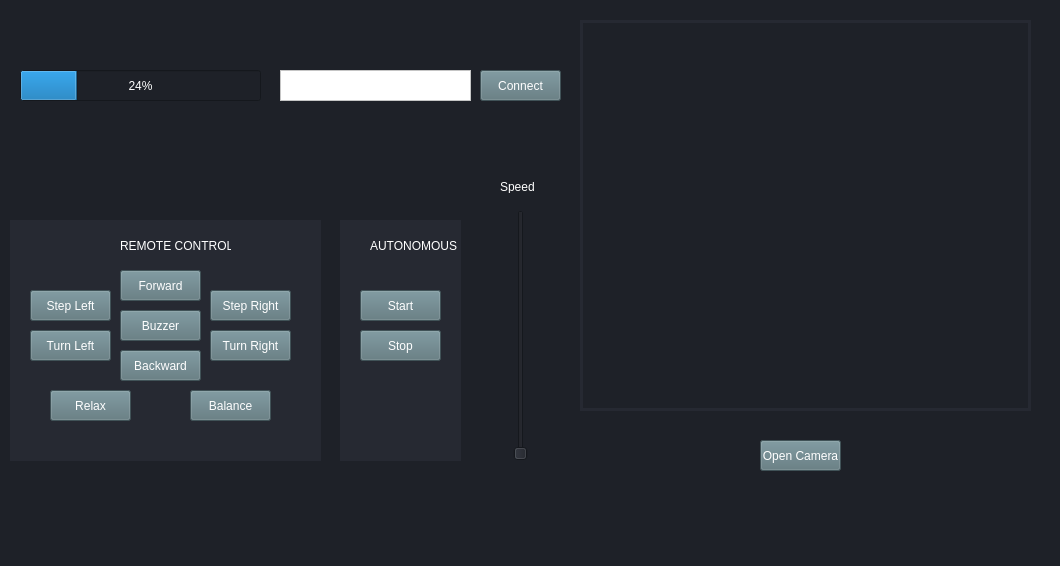
<?xml version="1.0" encoding="UTF-8"?>
<ui version="4.0">
 <class>MainWindow</class>
 <widget class="QMainWindow" name="MainWindow">
  <property name="geometry">
   <rect>
    <x>0</x>
    <y>0</y>
    <width>1060</width>
    <height>566</height>
   </rect>
  </property>
  <property name="windowTitle">
   <string>MainWindow</string>
  </property>
  <property name="styleSheet">
   <string notr="true">background: #1E2128;</string>
  </property>
  <widget class="QWidget" name="centralwidget">
   <widget class="QProgressBar" name="progressBar">
    <property name="geometry">
     <rect>
      <x>20</x>
      <y>70</y>
      <width>241</width>
      <height>31</height>
     </rect>
    </property>
    <property name="styleSheet">
     <string notr="true">color:white;</string>
    </property>
    <property name="value">
     <number>24</number>
    </property>
    <property name="textDirection">
     <enum>QProgressBar::BottomToTop</enum>
    </property>
   </widget>
   <widget class="QTextEdit" name="connectAddresInput">
    <property name="geometry">
     <rect>
      <x>280</x>
      <y>70</y>
      <width>191</width>
      <height>31</height>
     </rect>
    </property>
    <property name="styleSheet">
     <string notr="true">background: white;</string>
    </property>
   </widget>
   <widget class="QPushButton" name="connectButton">
    <property name="geometry">
     <rect>
      <x>480</x>
      <y>70</y>
      <width>81</width>
      <height>31</height>
     </rect>
    </property>
    <property name="styleSheet">
     <string notr="true">color:white;background: #59737A;</string>
    </property>
    <property name="text">
     <string>Connect</string>
    </property>
   </widget>
   <widget class="QSlider" name="verticalSlider">
    <property name="geometry">
     <rect>
      <x>510</x>
      <y>210</y>
      <width>22</width>
      <height>251</height>
     </rect>
    </property>
    <property name="orientation">
     <enum>Qt::Vertical</enum>
    </property>
   </widget>
   <widget class="QLabel" name="speedlabel">
    <property name="geometry">
     <rect>
      <x>500</x>
      <y>180</y>
      <width>47</width>
      <height>13</height>
     </rect>
    </property>
    <property name="styleSheet">
     <string notr="true">color:white;background: #1E2128;
border: none;</string>
    </property>
    <property name="text">
     <string>Speed</string>
    </property>
   </widget>
   <widget class="QLabel" name="speedValuelabel">
    <property name="geometry">
     <rect>
      <x>500</x>
      <y>470</y>
      <width>47</width>
      <height>13</height>
     </rect>
    </property>
    <property name="styleSheet">
     <string notr="true">color:white;background: #1E2128;
border: none;</string>
    </property>
    <property name="text">
     <string/>
    </property>
   </widget>
   <widget class="QFrame" name="cameraframe">
    <property name="geometry">
     <rect>
      <x>580</x>
      <y>20</y>
      <width>451</width>
      <height>391</height>
     </rect>
    </property>
    <property name="styleSheet">
     <string notr="true">border:3px solid #262932;</string>
    </property>
    <property name="frameShape">
     <enum>QFrame::StyledPanel</enum>
    </property>
    <property name="frameShadow">
     <enum>QFrame::Raised</enum>
    </property>
   </widget>
   <widget class="QPushButton" name="openCameraButton">
    <property name="geometry">
     <rect>
      <x>760</x>
      <y>440</y>
      <width>81</width>
      <height>31</height>
     </rect>
    </property>
    <property name="styleSheet">
     <string notr="true">color:white;background: #59737A;</string>
    </property>
    <property name="text">
     <string>Open Camera</string>
    </property>
   </widget>
   <widget class="QLabel" name="remoteControlBackgroundlabel">
    <property name="geometry">
     <rect>
      <x>10</x>
      <y>220</y>
      <width>311</width>
      <height>241</height>
     </rect>
    </property>
    <property name="styleSheet">
     <string notr="true">background: #262932;
border: none;</string>
    </property>
    <property name="text">
     <string/>
    </property>
   </widget>
   <widget class="QPushButton" name="balanceButton">
    <property name="geometry">
     <rect>
      <x>190</x>
      <y>390</y>
      <width>81</width>
      <height>31</height>
     </rect>
    </property>
    <property name="styleSheet">
     <string notr="true">color:white;background: #59737A;</string>
    </property>
    <property name="text">
     <string>Balance</string>
    </property>
   </widget>
   <widget class="QPushButton" name="steprightButton">
    <property name="geometry">
     <rect>
      <x>210</x>
      <y>290</y>
      <width>81</width>
      <height>31</height>
     </rect>
    </property>
    <property name="styleSheet">
     <string notr="true">color:white;background: #59737A;</string>
    </property>
    <property name="text">
     <string>Step Right</string>
    </property>
   </widget>
   <widget class="QLabel" name="remoterControllabel">
    <property name="geometry">
     <rect>
      <x>120</x>
      <y>230</y>
      <width>111</width>
      <height>31</height>
     </rect>
    </property>
    <property name="styleSheet">
     <string notr="true">color:white;background: #262932;
border: none;</string>
    </property>
    <property name="text">
     <string>REMOTE CONTROL</string>
    </property>
   </widget>
   <widget class="QPushButton" name="turnrightButton">
    <property name="geometry">
     <rect>
      <x>210</x>
      <y>330</y>
      <width>81</width>
      <height>31</height>
     </rect>
    </property>
    <property name="styleSheet">
     <string notr="true">color:white;background: #59737A;</string>
    </property>
    <property name="text">
     <string>Turn Right</string>
    </property>
   </widget>
   <widget class="QPushButton" name="backwardButton">
    <property name="geometry">
     <rect>
      <x>120</x>
      <y>350</y>
      <width>81</width>
      <height>31</height>
     </rect>
    </property>
    <property name="styleSheet">
     <string notr="true">color:white;background: #59737A;</string>
    </property>
    <property name="text">
     <string>Backward</string>
    </property>
   </widget>
   <widget class="QPushButton" name="relaxButton">
    <property name="geometry">
     <rect>
      <x>50</x>
      <y>390</y>
      <width>81</width>
      <height>31</height>
     </rect>
    </property>
    <property name="styleSheet">
     <string notr="true">color:white;background: #59737A;</string>
    </property>
    <property name="text">
     <string>Relax</string>
    </property>
   </widget>
   <widget class="QPushButton" name="buzzerButton">
    <property name="geometry">
     <rect>
      <x>120</x>
      <y>310</y>
      <width>81</width>
      <height>31</height>
     </rect>
    </property>
    <property name="styleSheet">
     <string notr="true">color:white;background: #59737A;</string>
    </property>
    <property name="text">
     <string>Buzzer</string>
    </property>
   </widget>
   <widget class="QPushButton" name="stepleftButton">
    <property name="geometry">
     <rect>
      <x>30</x>
      <y>290</y>
      <width>81</width>
      <height>31</height>
     </rect>
    </property>
    <property name="styleSheet">
     <string notr="true">background: #59737A;
color:white;</string>
    </property>
    <property name="text">
     <string>Step Left</string>
    </property>
   </widget>
   <widget class="QPushButton" name="forwardButton">
    <property name="geometry">
     <rect>
      <x>120</x>
      <y>270</y>
      <width>81</width>
      <height>31</height>
     </rect>
    </property>
    <property name="styleSheet">
     <string notr="true">background: #59737A;
color:white;</string>
    </property>
    <property name="text">
     <string>Forward</string>
    </property>
   </widget>
   <widget class="QPushButton" name="turnleftButton">
    <property name="geometry">
     <rect>
      <x>30</x>
      <y>330</y>
      <width>81</width>
      <height>31</height>
     </rect>
    </property>
    <property name="styleSheet">
     <string notr="true">background: #59737A;color:white;</string>
    </property>
    <property name="text">
     <string>Turn Left</string>
    </property>
   </widget>
   <widget class="QLabel" name="autonomousbackgroundlabel">
    <property name="geometry">
     <rect>
      <x>340</x>
      <y>220</y>
      <width>121</width>
      <height>241</height>
     </rect>
    </property>
    <property name="styleSheet">
     <string notr="true">background: #262932;
border: none;</string>
    </property>
    <property name="text">
     <string/>
    </property>
   </widget>
   <widget class="QPushButton" name="stopButton">
    <property name="geometry">
     <rect>
      <x>360</x>
      <y>330</y>
      <width>81</width>
      <height>31</height>
     </rect>
    </property>
    <property name="styleSheet">
     <string notr="true">color:white;background: #59737A;</string>
    </property>
    <property name="text">
     <string>Stop</string>
    </property>
   </widget>
   <widget class="QPushButton" name="startButton">
    <property name="geometry">
     <rect>
      <x>360</x>
      <y>290</y>
      <width>81</width>
      <height>31</height>
     </rect>
    </property>
    <property name="styleSheet">
     <string notr="true">color:white;background: #59737A;</string>
    </property>
    <property name="text">
     <string>Start</string>
    </property>
   </widget>
   <widget class="QLabel" name="autonomouslabel">
    <property name="geometry">
     <rect>
      <x>370</x>
      <y>230</y>
      <width>91</width>
      <height>31</height>
     </rect>
    </property>
    <property name="styleSheet">
     <string notr="true">color:white;background: #262932;
border: none;</string>
    </property>
    <property name="text">
     <string>AUTONOMOUS</string>
    </property>
   </widget>
  </widget>
  <widget class="QMenuBar" name="menubar">
   <property name="geometry">
    <rect>
     <x>0</x>
     <y>0</y>
     <width>1060</width>
     <height>21</height>
    </rect>
   </property>
  </widget>
  <widget class="QStatusBar" name="statusbar"/>
 </widget>
 <resources/>
 <connections/>
</ui>
